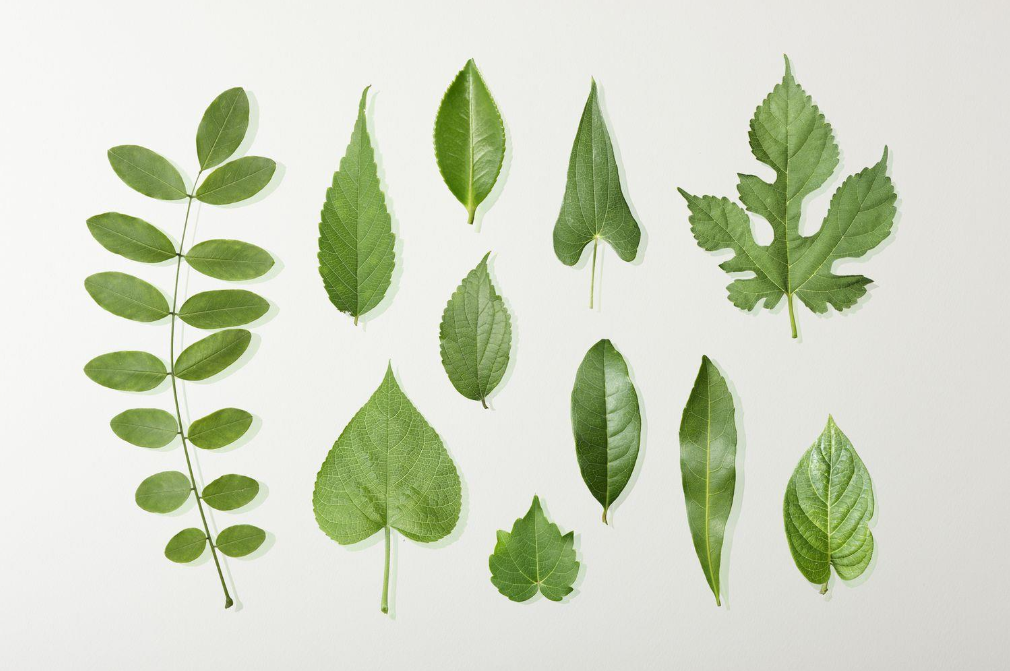
%> input picture Immagine.png, 1010 x 671 px
$ octave --eval "result = pixel_descriptors(imread('../Immagine.png'));"   (GNU Octave 9; MATLAB toolbox functions it lacks are replaced by stand-ins)
%> lines starting %> are read from the running program, lines starting %| are printed output that depends on the picture
### compute/mysobel.m
function [sob,dir] = mysobel(im, dir_angle_tolerance)
    a = [1 2 1];
    b = [1 0 -1];
    pim = padarray(im,[1 1],'symmetric');
    out_x = conv2(a,b,pim,'valid');
    out_y = conv2(b,a,pim,'valid');
    sob = sqrt(out_x.^2 + out_y.^2);
    dir = atan2(out_y, out_x); % remap sobel_dir to [0,2pi]
    dirm = sum(sum(dir)) / numel(dir) * dir_angle_tolerance;
    dir(dir < dirm) = 0;
end

### compute/mylaplacian.m
function lap = mylaplacian(im)
    k = [-1 -1 -1; -1 16 -1; -1 -1 -1];
    lap = imfilter(im, k, 'symmetric','same');
end

### segmentation/pixel_descriptors.m
% models/segmentation/7f-wb-10%_noise-pixel-classifier.mat

function d = pixel_descriptors(im)
    if ~isa(im,'single')
        im = im2single(im);
    end

    d = zeros(size(im,1),size(im,2),7,'single');

    hsvim = rgb2hsv(im);
    v_gauss = imgaussfilt(hsvim(:,:,3), 1.5);
    ycbcrim = rgb2ycbcr(im);
    labim = rgb2lab(im);
    [sobel,sobel_dir] = mysobel(v_gauss, 1/2);
    lap = mylaplacian(v_gauss);

    d(:,:,1) = min(max(hsvim(:,:,2), 0), 1); % s
    d(:,:,2) = ycbcrim(:,:,2); % cb
    d(:,:,3) = ycbcrim(:,:,3); % cr
    d(:,:,4) = labim(:,:,2); % a
    d(:,:,5) = labim(:,:,3); % b
    d(:,:,6) = sobel + lap; % similar to L
    d(:,:,7) = sobel_dir;

    d = reshape(d, [], 7);
end
%> in pixel_descriptors, `hsvim = rgb2hsv(im);`: hsvim: size 671x1010x3 single; mean H, S, V 0.199, 0.131, 0.845
%> in pixel_descriptors, `v_gauss = imgaussfilt(hsvim(:,:,3), 1.5);`:
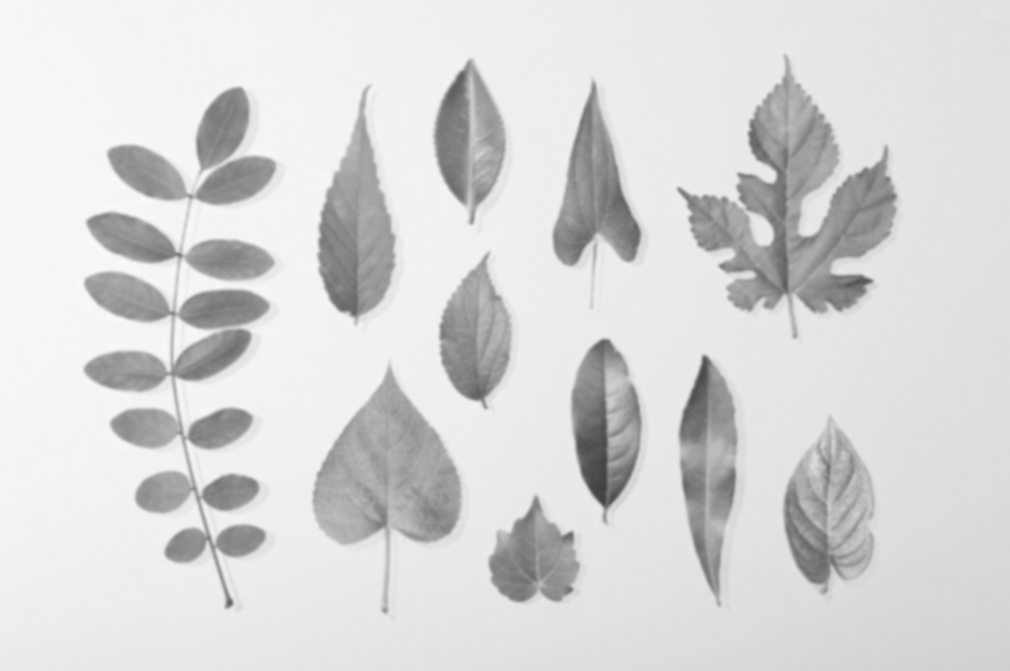
%> v_gauss: size 671x1010 single; min 0.25, max 0.984, mean 0.846
%> in pixel_descriptors, `ycbcrim = rgb2ycbcr(im);`: ycbcrim: size 671x1010x3 single; mean of channels 1, 2, 3 0.773, 0.473, 0.495
%> in pixel_descriptors, `labim = rgb2lab(im);`: labim: size 671x1010x3 single; mean of channels 1, 2, 3 85, -5.8, 9.8
%> in mysobel, `out_y = conv2(b,a,pim,'valid');`:
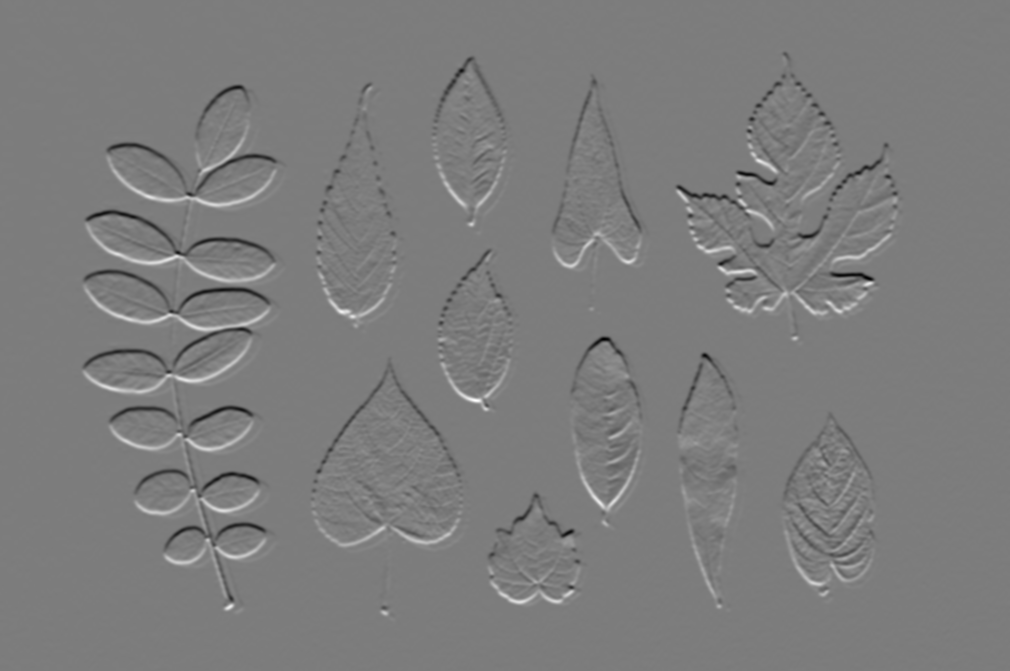
%> out_y: size 671x1010 single; min -1.06, max 1.1, mean -0.000676; drawn with min black and max white
%> in mysobel, `sob = sqrt(out_x.^2 + out_y.^2);`:
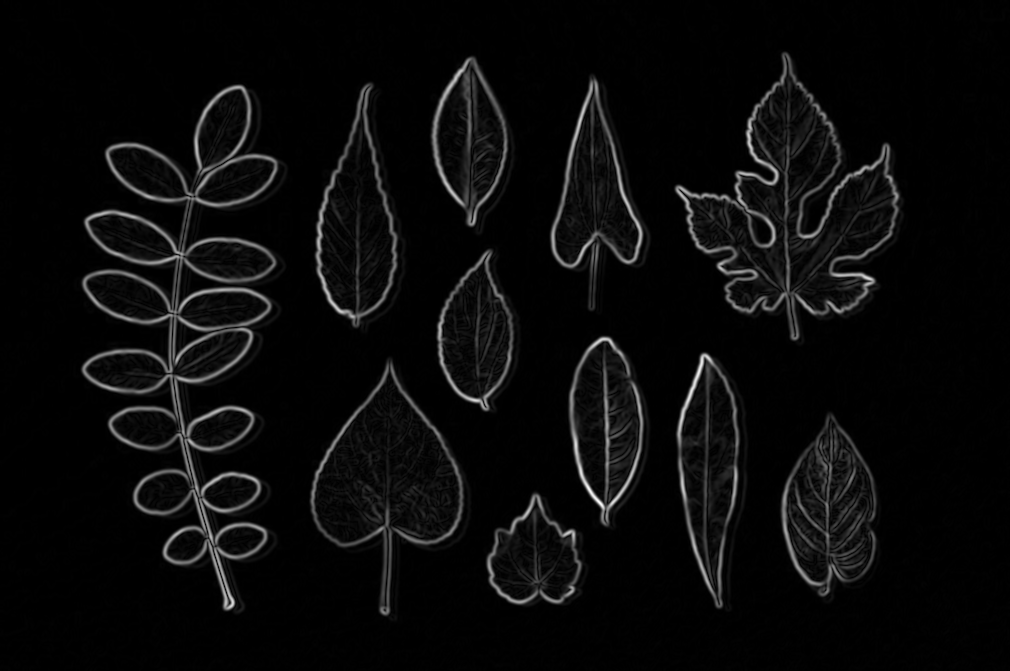
%> sob: size 671x1010 single; min 0, max 1.31, mean 0.0556; drawn with min black and max white
%> in mysobel, `dir = atan2(out_y, out_x);`:
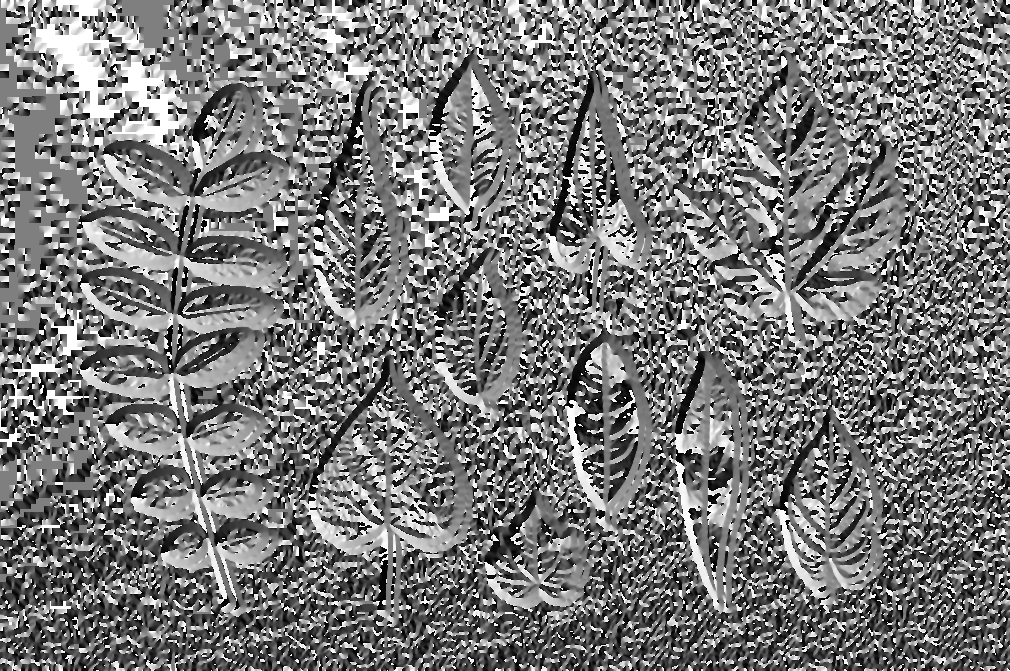
%> dir: size 671x1010 single; min -3.14, max 3.14, mean -0.146; drawn with min black and max white
%> in mysobel, `dir(dir < dirm) = 0;`:
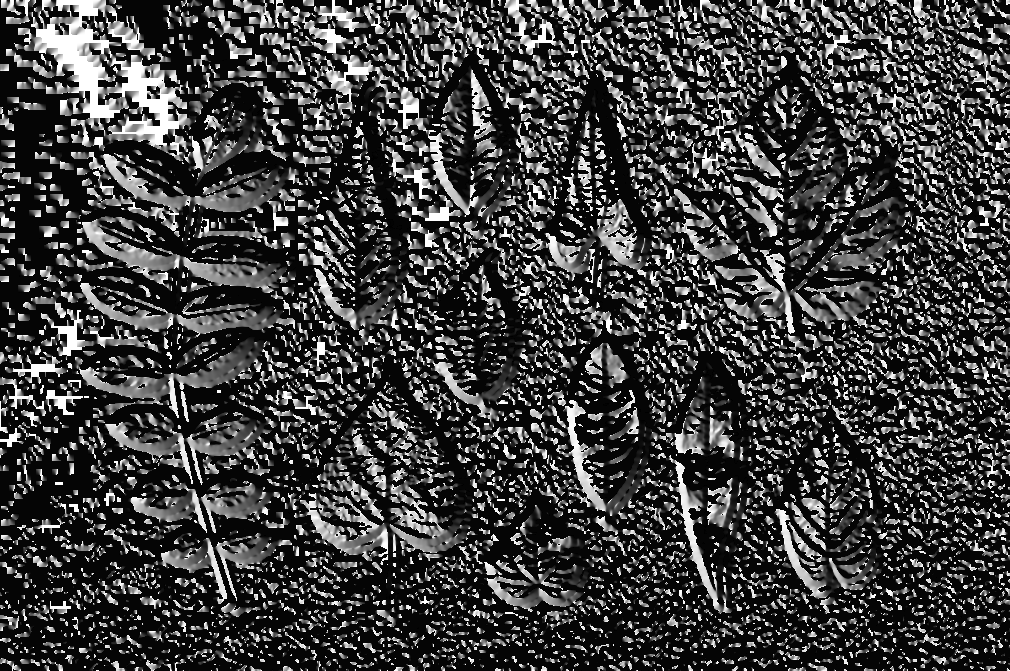
%> dir: size 671x1010 single; min -0.073, max 3.14, mean 0.739; drawn with min black and max white
%> in mylaplacian, `lap = imfilter(im, k, 'symmetric','same');`:
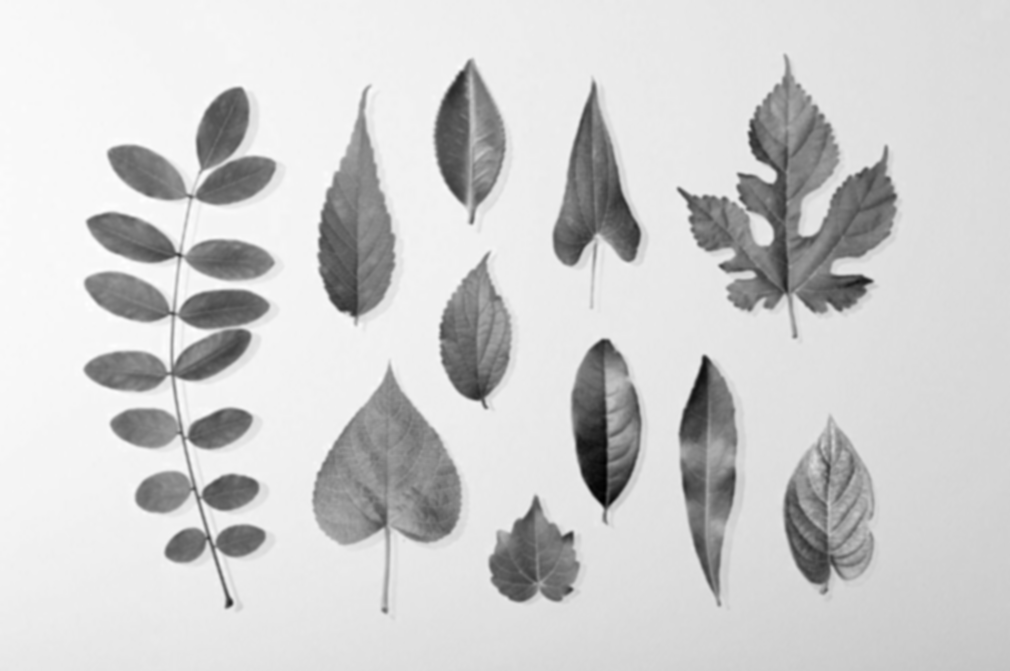
%> lap: size 671x1010 single; min 1.94, max 7.89, mean 6.77; drawn with min black and max white
